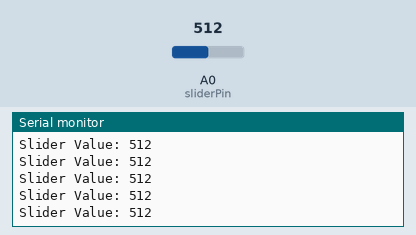
The sketch below on a simulated Arduino Uno, built with avr-gcc and run on an emulated ATmega328P. Parts: the last lines printed to the serial monitor. The test bench sets the inputs (shaded band); at power-on: A0 (sliderPin) = 512.

Above: at 1.2 s.
1.3 s: A0 (sliderPin) set to 716
At 1.31 s:
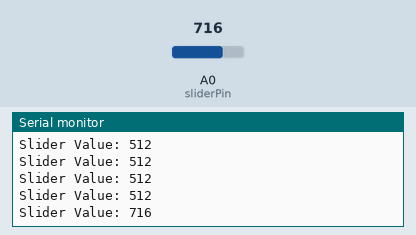
2.8 s: A0 (sliderPin) set to 900
At 2.82 s:
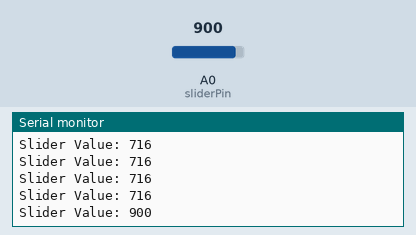
Timing chart, 0 to 5.8 s (numbered marks = the images above; inputs shaded):
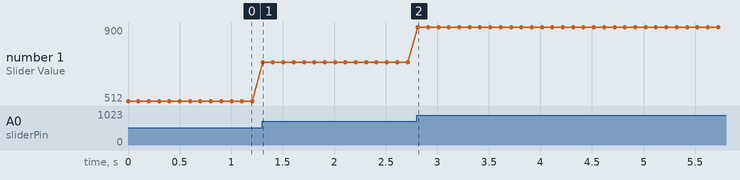

The sketch:

project_one_slider.ino
```cpp
/*
  [ Arduino ]      [ Slider ]
     +5V  ---------  VCC
     GND  ---------  GND
     A0   ---------  OTA

  Gibt den Wert des Sliders aus.
 */

const int sliderPin = A0;  //  analoge Pin, an dem der Slider hängt
int sliderValue = 0;       //  zum Speichern des Slider-Werts

void setup() {
  Serial.begin(19200);  // Starte serielle Kommunikation (baudrate ist 19200 und zeig übertragungsrate an)
}

void loop() {
  sliderValue = analogRead(sliderPin);  // Lese Slider-Wert (0-1023)
  Serial.print("Slider Value: ");
  Serial.println(sliderValue);
  delay(100);
}
```

Measured:
- after the input at 1.3 s, the serial monitor: prints a new line at once (image 1)
- after the input at 2.8 s, the serial monitor: prints a new line at once (image 2)
- plotted number 1: 512 → 716 after the input at 1.3 s, 716 → 900 after the input at 2.8 s
